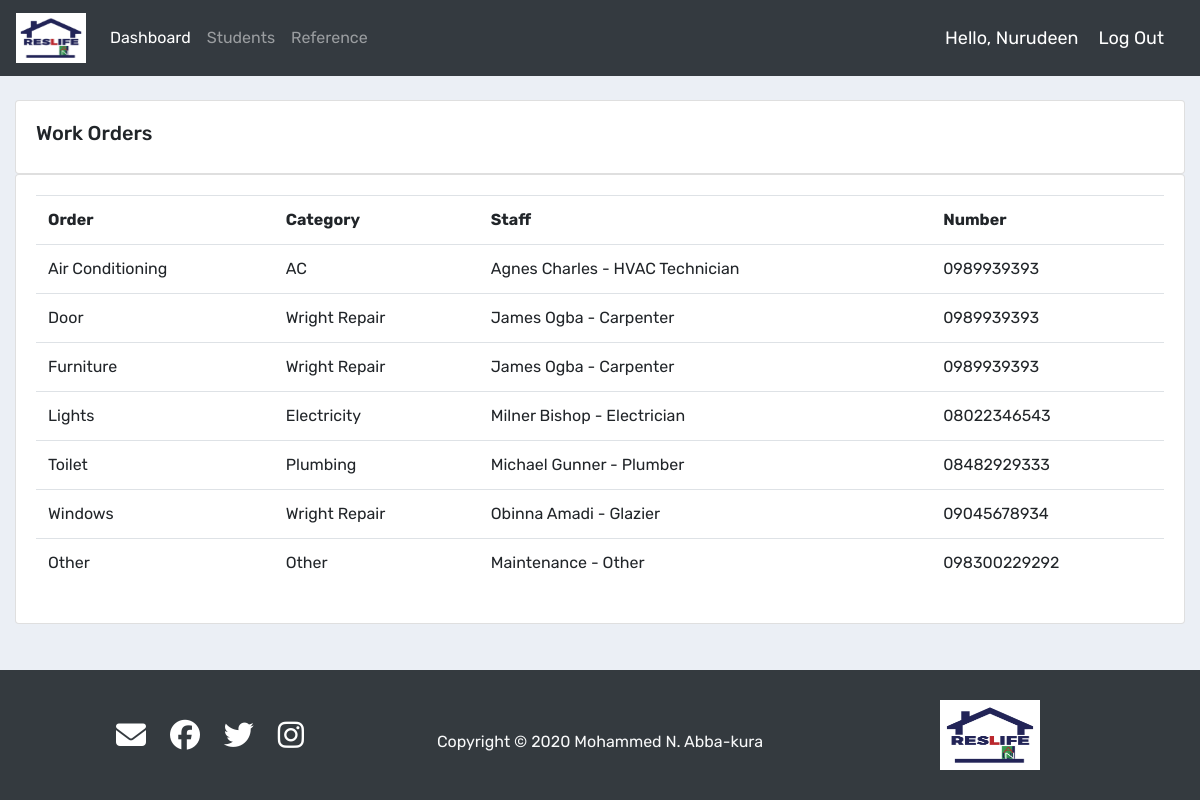
Screenshot of /work_orders/ (signed in) with the database file from the repository.
### accounts/models.py (models this page shows, shortened)
class WorkOrder(models.Model):
    CATEGORY = (
        ('AC', 'AC'),
        ('Electricity', 'Electicity'),
        ('Plumbing', 'Plumbing'),
        ('Wright Repair', 'Wright Repair'),
        ('Other', 'Other'),
    )
    order_name = models.CharField(max_length=50, null=True)
    category = models.CharField(max_length=50, null=True,  choices=CATEGORY, blank=True)
    description = models.CharField(max_length=200, null=True, blank=True)
    date_created = models.DateTimeField(auto_now_add=True, null=True)
    order_worker = models.ForeignKey(OrderWorker, null=True, on_delete=models.SET_NULL)

class OrderWorker(models.Model):
    staff = models.CharField(max_length=50, null=True)
    phone = models.CharField(max_length=50, null=True)
    job = models.CharField(max_length=50, null=True)
    def __str__(self):
        return '{} - {}'.format(self.staff, self.job)

### accounts/decorators.py (the view)
        def wrapper_func(request, *args, **kwargs):
            group = None
            if request.user.groups.exists():
                group = request.user.groups.all()[0].name
            if group in allowed_roles:
                return view_func(request, *args, **kwargs)
            else:
                return HttpResponse('You are not authorised to view this page')

### accounts/views.py (called while the page is built)
@login_required(login_url='login')
@allowed_users(allowed_roles=['admin', 'RD'])
def workOrders(request):
    work_orders = WorkOrder.objects.all()
    context = {'work_orders':work_orders}
    return render(request, 'accounts/work-orders.html', context)

### accounts/templates/accounts/work-orders.html
{%  extends 'accounts/base.html' %}
{% block content %}
		<br>
		<div class="row">
			<div class="col-md">
				<div class="card card-body">
					<h5>Work Orders</h5>
				</div>
				<div class="card card-body">
					<table class="table">
						<tr>
							<th>Order</th>
							<th>Category</th>
							<th>Staff</th>
							<th>Number</th>
						</tr>
            {% for work_order in work_orders %}
            <tr>
              <td>{{ work_order.order_name }}</td>
              <td>{{ work_order.category }}</td>
              <td>{{ work_order.order_worker }}</td>
              <td>{{ work_order.order_worker.phone }}</td>
            </tr>
            {% endfor %}
					</table>
				</div>
			</div>
		</div>
{% endblock content %}

### accounts/templates/accounts/navbar.html (shortened to what this page needs)
{% load static %}
<nav class="navbar navbar-expand-lg navbar-dark bg-dark">
<a class="navbar-brand" href="{% url 'home' %}"><img height="50px" width="70px" src="{% static 'images/logo.jpg' %}" alt=""></a>
  <div class="collapse navbar-collapse" id="navbarNav">
    <ul class="navbar-nav">
      {% if request.user.is_staff %}
      <li class="nav-item active">
        <a class="nav-link" href="{% url 'home' %}">Dashboard</a>
      </li>
      <li class="nav-item">
        <a class="nav-link" href="{% url 'all_students' %}">Students</a>
      </li>
      <li class="nav-item">
        <a class="nav-link" href="{% url 'work_orders' %}">Reference</a>
      </li>
      {% endif %}
    </ul>
  </div>
  <span class="top-right">Hello, {{request.user}}</span>
  <span><a class="top-right" href="{% url 'logout' %}">Log Out</a></span>
</nav>

### static/css/basic.css (style rules this page uses)
html { height: 100%; margin: 0; padding: 0; }
body { background-color: #ebeff5; font-family: 'Rubik', sans-serif; margin: 0; padding: 0; height: 100%; }
img { max-width: 100% }

### accounts/templates/accounts/navbar.html (style rules this page uses)
.top-right { font-size: 18px; color: #fff; margin-right: 20px }

### rows the page displays
WorkOrder: order_name "Air Conditioning", category "AC", order_worker "Agnes Charles - HVAC Technician", order_worker.phone "0989939393"
WorkOrder: order_name "Door", category "Wright Repair", order_worker "James Ogba - Carpenter", order_worker.phone "0989939393"
WorkOrder: order_name "Furniture", category "Wright Repair", order_worker "James Ogba - Carpenter", order_worker.phone "0989939393"
WorkOrder: order_name "Lights", category "Electricity", order_worker "Milner Bishop - Electrician", order_worker.phone "08022346543"
WorkOrder: order_name "Toilet", category "Plumbing", order_worker "Michael Gunner - Plumber", order_worker.phone "08482929333"
WorkOrder: order_name "Windows", category "Wright Repair", order_worker "Obinna Amadi - Glazier", order_worker.phone "09045678934"
WorkOrder: order_name "Other", category "Other", order_worker "Maintenance - Other", order_worker.phone "098300229292"

### other values shown
{{ request.user }} "Nurudeen"
